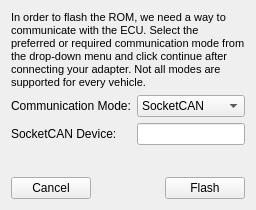
<?xml version="1.0" encoding="UTF-8"?>
<ui version="4.0">
 <class>FlashWindow</class>
 <widget class="QWidget" name="FlashWindow">
  <property name="windowModality">
   <enum>Qt::ApplicationModal</enum>
  </property>
  <property name="geometry">
   <rect>
    <x>0</x>
    <y>0</y>
    <width>264</width>
    <height>207</height>
   </rect>
  </property>
  <property name="sizePolicy">
   <sizepolicy hsizetype="Fixed" vsizetype="Fixed">
    <horstretch>0</horstretch>
    <verstretch>0</verstretch>
   </sizepolicy>
  </property>
  <property name="windowTitle">
   <string>Flash ROM</string>
  </property>
  <layout class="QVBoxLayout" name="verticalLayout">
   <property name="sizeConstraint">
    <enum>QLayout::SetFixedSize</enum>
   </property>
   <item>
    <widget class="QStackedWidget" name="stackedWidget">
     <property name="currentIndex">
      <number>0</number>
     </property>
     <widget class="QWidget" name="pageMode">
      <layout class="QVBoxLayout" name="verticalLayout_2">
       <property name="sizeConstraint">
        <enum>QLayout::SetMinimumSize</enum>
       </property>
       <property name="leftMargin">
        <number>0</number>
       </property>
       <property name="topMargin">
        <number>0</number>
       </property>
       <property name="rightMargin">
        <number>0</number>
       </property>
       <property name="bottomMargin">
        <number>0</number>
       </property>
       <item>
        <widget class="QLabel" name="label">
         <property name="sizePolicy">
          <sizepolicy hsizetype="Preferred" vsizetype="Fixed">
           <horstretch>0</horstretch>
           <verstretch>0</verstretch>
          </sizepolicy>
         </property>
         <property name="text">
          <string>&lt;html&gt;&lt;head/&gt;&lt;body&gt;&lt;p&gt;&lt;span style=&quot; font-size:8pt;&quot;&gt;In order to flash the ROM, we need a way to communicate with the ECU. Select the preferred or required communication mode from the drop-down menu and click continue after connecting your adapter. Not all modes are supported for every vehicle.&lt;/span&gt;&lt;/p&gt;&lt;/body&gt;&lt;/html&gt;</string>
         </property>
         <property name="textFormat">
          <enum>Qt::RichText</enum>
         </property>
         <property name="wordWrap">
          <bool>true</bool>
         </property>
        </widget>
       </item>
       <item>
        <layout class="QFormLayout" name="formLayout">
         <item row="0" column="0">
          <widget class="QLabel" name="label_2">
           <property name="text">
            <string>Communication Mode:</string>
           </property>
          </widget>
         </item>
         <item row="0" column="1">
          <widget class="QComboBox" name="comboMode">
           <property name="sizePolicy">
            <sizepolicy hsizetype="Expanding" vsizetype="Fixed">
             <horstretch>0</horstretch>
             <verstretch>0</verstretch>
            </sizepolicy>
           </property>
           <property name="sizeAdjustPolicy">
            <enum>QComboBox::AdjustToContents</enum>
           </property>
           <item>
            <property name="text">
             <string>SocketCAN</string>
            </property>
           </item>
           <item>
            <property name="text">
             <string>J2534</string>
            </property>
           </item>
          </widget>
         </item>
         <item row="1" column="0">
          <widget class="QLabel" name="labelSocketCAN">
           <property name="enabled">
            <bool>true</bool>
           </property>
           <property name="text">
            <string>SocketCAN Device:</string>
           </property>
          </widget>
         </item>
         <item row="1" column="1">
          <widget class="QLineEdit" name="editSocketCAN">
           <property name="enabled">
            <bool>true</bool>
           </property>
          </widget>
         </item>
        </layout>
       </item>
      </layout>
     </widget>
     <widget class="QWidget" name="page_2">
      <layout class="QVBoxLayout" name="verticalLayout_3">
       <item>
        <widget class="QProgressBar" name="progressBar">
         <property name="value">
          <number>24</number>
         </property>
        </widget>
       </item>
      </layout>
     </widget>
    </widget>
   </item>
   <item>
    <layout class="QHBoxLayout" name="horizontalLayout">
     <property name="sizeConstraint">
      <enum>QLayout::SetFixedSize</enum>
     </property>
     <item>
      <widget class="QPushButton" name="buttonCancel">
       <property name="text">
        <string>Cancel</string>
       </property>
      </widget>
     </item>
     <item>
      <spacer name="horizontalSpacer">
       <property name="orientation">
        <enum>Qt::Horizontal</enum>
       </property>
       <property name="sizeHint" stdset="0">
        <size>
         <width>40</width>
         <height>20</height>
        </size>
       </property>
      </spacer>
     </item>
     <item>
      <widget class="QPushButton" name="buttonFlash">
       <property name="text">
        <string>Flash</string>
       </property>
      </widget>
     </item>
    </layout>
   </item>
  </layout>
 </widget>
 <resources/>
 <connections/>
</ui>
